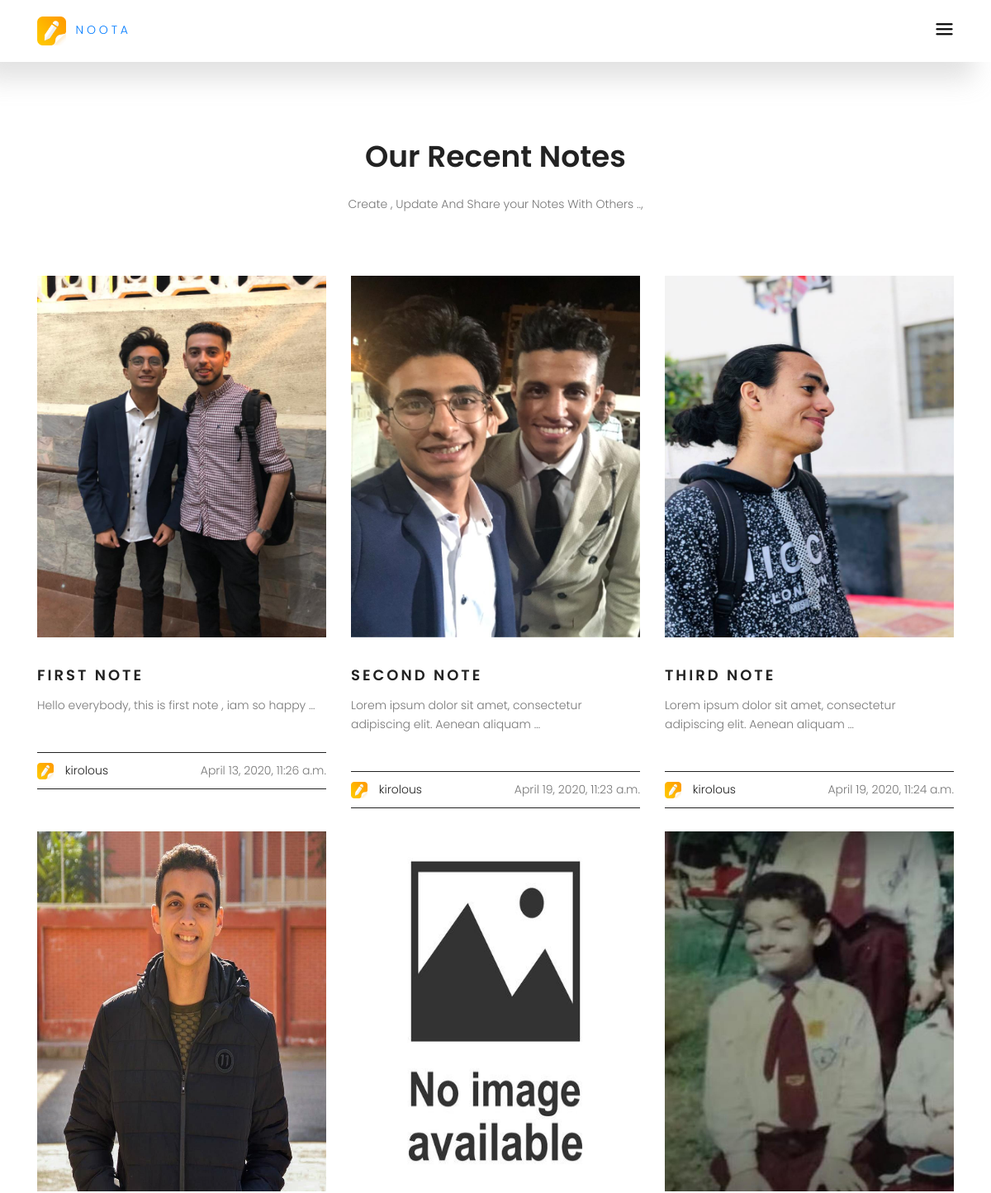
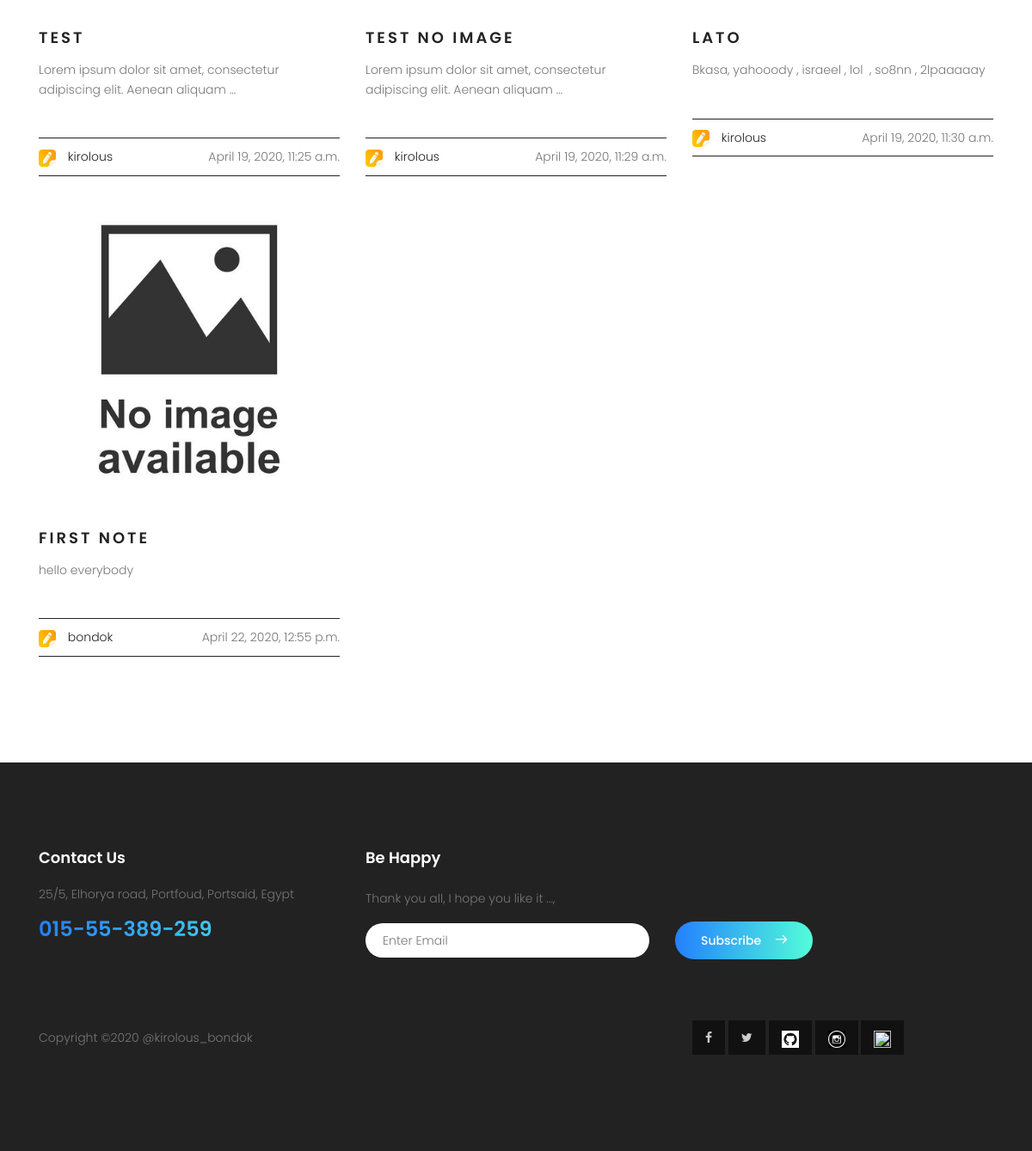
The page / on the database its author committed (2 pictures, top to bottom).
### notes_app/models.py (models this page shows, shortened)
class Note(models.Model):
    user    = models.ForeignKey(User,on_delete=models.CASCADE)
    title   = models.CharField(max_length=30)
    slug    = models.SlugField(null=True ,blank=True)
    content = RichTextField()
    created = models.DateTimeField(blank=True,default=datetime.datetime.now)
    active  = models.BooleanField(default=True)
    tags    = models.CharField(max_length=100)
    img = models.ImageField(upload_to=" notes-img")

### home/views.py (the view)
# urls.py: url(r'^$' , views.allnotes , name='allnotes'), #go to views funcName all_ntes.
def allnotes(request):
    notes = Note.objects.all()
    if request.user.is_authenticated:
        user = request.user
        profile = get_object_or_404(Profile , user=user)
        context ={
            'all_notes': notes ,
            'profile': profile ,
        }
    else:
        context ={
            'all_notes': notes ,
        }
    return render(request , 'home.html' , context)

### home/templates/home.html
{% extends "base.html" %}
{% load static %}
{% block body %}
    <section class="blog-area section-gap">
      <div class="container">
        <div class="row justify-content-center">
          <div class="col-md-8 pb-30 header-text">
            <h1>Our Recent Notes</h1>
            <p>
              Create , Update And Share your Notes With Others ..,
            </p>
          </div>
        </div>
        <div class="row">
          {% for note in all_notes %}
            <div class="single-blog col-lg-4 col-md-4">
           {% if note.img %}
              <img class="f-img img-fluid mx-auto" src="{{note.img.url}}"style="width:100%; height:65%">
              {% else %}
              <img class="f-img img-fluid mx-auto" src="{% static 'home_static/img/no-image.jpg' %}"style="width:100%; height:65%">
            {% endif %}
            <h4>
              <a href="{% url 'notes:note_detail' note.slug %}">{{note.title}}</a>
            </h4>
              {{note.content |safe|truncatewords:'10'}}
            <div class="bottom d-flex justify-content-between align-items-center flex-wrap">
              <div>
                <img class="img-fluid" src="{% static 'home_static/img/logo.jpg' %}" width="20px" height="20px">
                <a href="#"><span>{{note.user.username}}</span></a>
              </div>
              <div class="meta">
                {{note.created }}
              </div>
            </div>
          </div>
          {% endfor %}
        </div>
      </div>
    </section>
{% endblock %}

### templates/base.html (shortened to what this page needs)
{% load static %}
<!DOCTYPE html>
<html lang="zxx" class="no-js">
<head>
    <link rel="stylesheet" href="{% static 'home_static/css/linearicons.css' %}">
    <link rel="stylesheet" href="{% static 'home_static/css/font-awesome.min.css' %}">
    <link rel="stylesheet" href="{% static 'home_static/css/magnific-popup.css' %}">
    <link rel="stylesheet" href="{% static 'home_static/css/nice-select.css' %}">
    <link rel="stylesheet" href="https://code.jquery.com/ui/1.12.1/themes/base/jquery-ui.css">
    <link rel="stylesheet" href="{% static 'home_static/css/bootstrap.css' %}">
    <link rel="stylesheet" href="{% static 'home_static/css/main.css' %}">
    <link rel="stylesheet" href="{% static 'home_static/css/mystyle.css' %}">
  </head>
  <body>
    <header class="default-header">
      <div class="container">
        <div class="header-wrap">
          <div class="header-top d-flex justify-content-between align-items-center">
            <div class="logo">
              <a href="/"><img src="{% static 'home_static/img/logo.jpg' %}" alt="logo" width="35px"> &nbsp; N O O T A</a>
            </div>
            <div class="main-menubar d-flex align-items-center">
              <div class="menu-bar"><span class="lnr lnr-menu"></span></div>
            </div>
          </div>
        </div>
      </div>
    </header>
      {% block body %}
      {% endblock %}
    <footer class="footer-area section-gap">
      <div class="container">
        <div class="row">
          <div class="col-lg-4  col-md-6">
            <div class="single-footer-widget mail-chimp">
              <h6 class="mb-20">Contact Us</h6>
              <p>
                25/5, Elhorya road, Portfoud, Portsaid, Egypt
              </p>
              <h3>015-55-389-259</h3>
            </div>
          </div>
          <div class="col-lg-6  col-md-12">
            <div class="single-footer-widget newsletter">
              <h6>Be Happy</h6>
              <p>Thank you all, I hope you like it ...,</p>
              <div id="mc_embed_signup">
                <form target="_blank" novalidate="true" action="https://spondonit.us12.list-manage.com/subscribe/post?u=1462626880ade1ac87bd9c93a&amp;id=92a4423d01" method="get" class="form-inline">
                  <div class="form-group row" style="width: 100%">
                    <div class="col-lg-8 col-md-12">
                      <input name="EMAIL" placeholder="Enter Email" onfocus="this.placeholder = ''" onblur="this.placeholder = 'Enter Email '" required="" type="email">
                    </div>
                    <div class="col-lg-4 col-md-12">
                      <button class="nw-btn primary-btn">Subscribe<span class="lnr lnr-arrow-right"></span></button>
                    </div>
                  </div>
                </form>
              </div>
            </div>
          </div>
        </div>
        <div class="row footer-bottom d-flex justify-content-between">
          <p class="col-lg-8 col-sm-12 footer-text m-0">
            Copyright &copy;2020 @kirolous_bondok
          </p>
          <div class="col-lg-4 col-sm-12 footer-social">
            <a href="https://www.facebook.com/Kirolousbondok"><i class="fa fa-facebook"></i></a>
            <a href="https://twitter.com/BondokKirolous"><i class="fa fa-twitter"></i></a>
            <a href="https://github.com/Bondok6"><img src="{% static 'home_static/img/github.png' %}" style="width:20px;height:20px"></a>
            <a href="https://www.instagram.com/kirolous_bondok/"><img src="{% static 'home_static/img/instgram.png' %}" style="width:20px;height:20px"></a>
            <a href="https://www.youtube.com/channel/UCbb7B_GpdXLRv2_pAn558RQ/featured?view_as=subscriber"><img src="{% static 'home_static/img/youtube.png' %}" style="width:20px;height:20px"></a>
          </div>
        </div>
      </div>
    </footer>
  </body>
</html>

### rows shown on the page
Note: img (picture), title "FIRST NOTE", content "Hello everybody, this is first note , iam so happy …", user.username "kirolous", created "April 13, 2020, 11:26 a.m."
Note: img (picture), title "SECOND NOTE", content "Lorem ipsum dolor sit amet, consectetur adipiscing elit. Aenean aliquam …", user.username "kirolous", created "April 19, 2020, 11:23 a.m."
Note: img (picture), title "THIRD NOTE", content "Lorem ipsum dolor sit amet, consectetur adipiscing elit. Aenean aliquam …", user.username "kirolous", created "April 19, 2020, 11:24 a.m."
Note: img (picture), title "TEST", content "Lorem ipsum dolor sit amet, consectetur adipiscing elit. Aenean aliquam …", user.username "kirolous", created "April 19, 2020, 11:25 a.m."
Note: title "TEST NO IMAGE", content "Lorem ipsum dolor sit amet, consectetur adipiscing elit. Aenean aliquam …", user.username "kirolous", created "April 19, 2020, 11:29 a.m."
Note: img (picture), title "LATO", content "Bkasa, yahooody , israeel , lol , so8nn , 2lpaaaaay", user.username "kirolous", created "April 19, 2020, 11:30 a.m."
Note: title "FIRST NOTE", content "hello everybody", user.username "bondok", created "April 22, 2020, 12:55 p.m."
